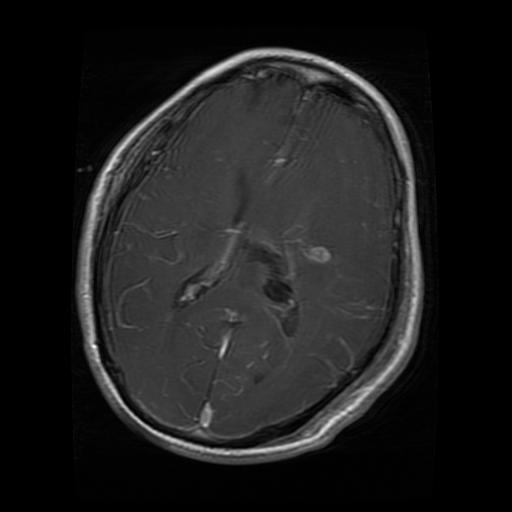
#> input picture Data/Testing/glioma/Te-gl_10.jpg, 512 x 512 px, found by its file name; its folder holds only this picture in this run
$ python Data221_KNN.py
#> lines starting #> are read from the running program, lines starting #| are printed output that depends on the picture
import os
import cv2
import numpy as np
from sklearn.neighbors import KNeighborsClassifier
from sklearn.preprocessing import StandardScaler
from sklearn.metrics import accuracy_score, precision_score, recall_score, f1_score, confusion_matrix, classification_report

# FUNCTION: Load and preprocess images
def load_images_from_folder(folder_path, label_map, image_size=128):
    """
    Loads images from folder structure and converts them into feature vectors.
    Steps:
    - Read each image in grayscale
    - Resize to fixed size (128x128)
    - Normalize pixel values (0–255 → 0–1)
    - Flatten image into 1D vector (required for classical ML models)
    Returns:
    - X: numpy array of features (images)
    - y: numpy array of labels
    """
#> called with folder_path = 'Data/Training', image_size = 128
    features = []
    labels = []

    # Loop through each class (glioma, meningioma, etc.)
    for class_name, class_label in label_map.items():
        class_folder = os.path.join(folder_path, class_name)

        # Loop through images inside each class folder
        for file_name in os.listdir(class_folder):
            image_path = os.path.join(class_folder, file_name)

            # Read image in grayscale (reduces complexity)
            image = cv2.imread(image_path, cv2.IMREAD_GRAYSCALE)
#> image is the input picture: shape (512, 512); min 0, max 254, mean 29.1

            if image is not None:
                # Resize image to 128x128
                image = cv2.resize(image, (image_size, image_size))
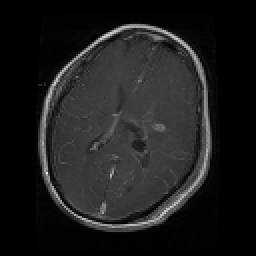
#> image: shape (128, 128) (shown 2 times larger); min 0, max 236, mean 29.2

                # Normalize pixel values (0–255 → 0–1)
                image = image / 255.0

                # Flatten image into 1D vector (KNN requires this)
                image = image.flatten()
#> image = 16384 values, max 0.925 at index 11031, min 0 at index 0, mean 0.115

                features.append(image)
                labels.append(class_label)

    return np.array(features), np.array(labels)


# MAIN FUNCTION
def main():

    # Mapping class names to numerical labels
    label_map = {
        "glioma": 0,
        "meningioma": 1,
        "pituitary": 2,
        "notumor": 3
    }

    # Used for readable output in classification report
    class_names = ["glioma", "meningioma", "pituitary", "notumor"]

    # Get base directory (avoids path errors across machines)
    base_dir = os.path.dirname(os.path.abspath(__file__))

    # Define dataset paths (predefined train-test split)
    train_path = os.path.join(base_dir, "Data", "Training")
    test_path = os.path.join(base_dir, "Data", "Testing")

    # LOAD DATA
    print("Loading training data...")
    X_train, y_train = load_images_from_folder(train_path, label_map)

    print("Loading testing data...")
    X_test, y_test = load_images_from_folder(test_path, label_map)

    # Check shapes
    print("Training shape:", X_train.shape)
    print("Testing shape:", X_test.shape)

    # Standardize features so all dimensions contribute equally
    scaler = StandardScaler()

    X_train = scaler.fit_transform(X_train)  # fit only on training data
    X_test = scaler.transform(X_test)        # apply same scaling to test data


    # KNN MODEL
    # k = number of neighbors used for classification
    knn_model = KNeighborsClassifier(n_neighbors=5)

    # Train model
    knn_model.fit(X_train, y_train)

    # Predict on test set
    y_pred = knn_model.predict(X_test)


    # EVALUATION METRICS
    accuracy = accuracy_score(y_test, y_pred)
    precision = precision_score(y_test, y_pred, average="macro", zero_division=0)
    recall = recall_score(y_test, y_pred, average="macro", zero_division=0)
    f1 = f1_score(y_test, y_pred, average="macro", zero_division=0)
    conf_matrix = confusion_matrix(y_test, y_pred)


    # OUTPUT RESULTS
    print("\n=== KNN Results ===")
    print("Accuracy:", accuracy)
    print("Macro Precision:", precision)
    print("Macro Recall:", recall)
    print("Macro F1 Score:", f1)

    print("\nConfusion Matrix:")
    print(conf_matrix)

    print("\nClassification Report:")
    print(classification_report(y_test, y_pred, target_names=class_names, zero_division=0))


# RUN PROGRAM
if __name__ == "__main__":
#> (the run stopped early here; a loop or call above may not have finished)
